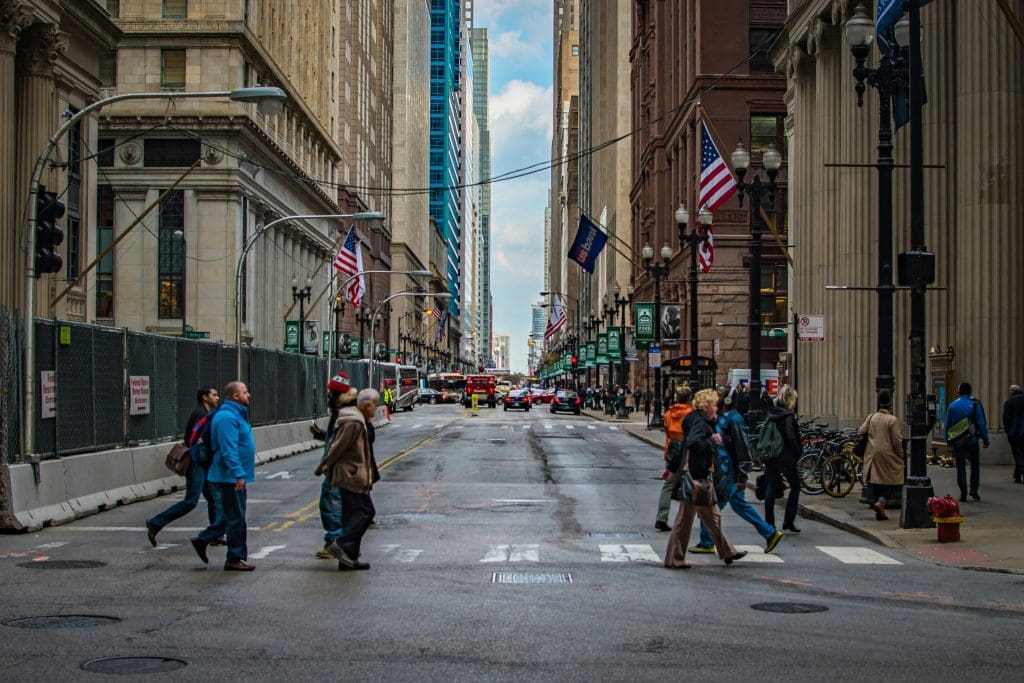
#> input picture people.jpg, 1024 x 683 px
$ jupyter execute hog_ppldetect.ipynb
#> lines starting #> are read from the running program, lines starting #| are printed output that depends on the picture; after the words box and inside, x2 and y2 are one past the last pixel; in counts of white or black regions, pixels touching at a corner belong together
[cell 1]
import cv2
import matplotlib.pyplot as plt

# Load the image and convert it to grayscale
img = cv2.imread('people.jpg')
#> img is the input picture: shape (683, 1024, 3); mean B, G, R 80.2, 83.4, 84.5

hog = cv2.HOGDescriptor()
hog.setSVMDetector(cv2.HOGDescriptor_getDefaultPeopleDetector())

# Detect people in the image
locations, confidence = hog.detectMultiScale(img)
#> locations = [[924, 369, 82, 165], [637, 356, 121, 242], [164, 354, 120, 240], [726, 360, 106, 213], [292, 368, 118, 236]]; confidence = [2.32, 0.898, 2.24, 1.02, 1.22]

# Draw rectangles around the detected people
for (x, y, w, h) in locations:
    cv2.rectangle(img, (x, y), (x + w, y + h), (0, 0, 255), 5)
#> this loop made 5 passes
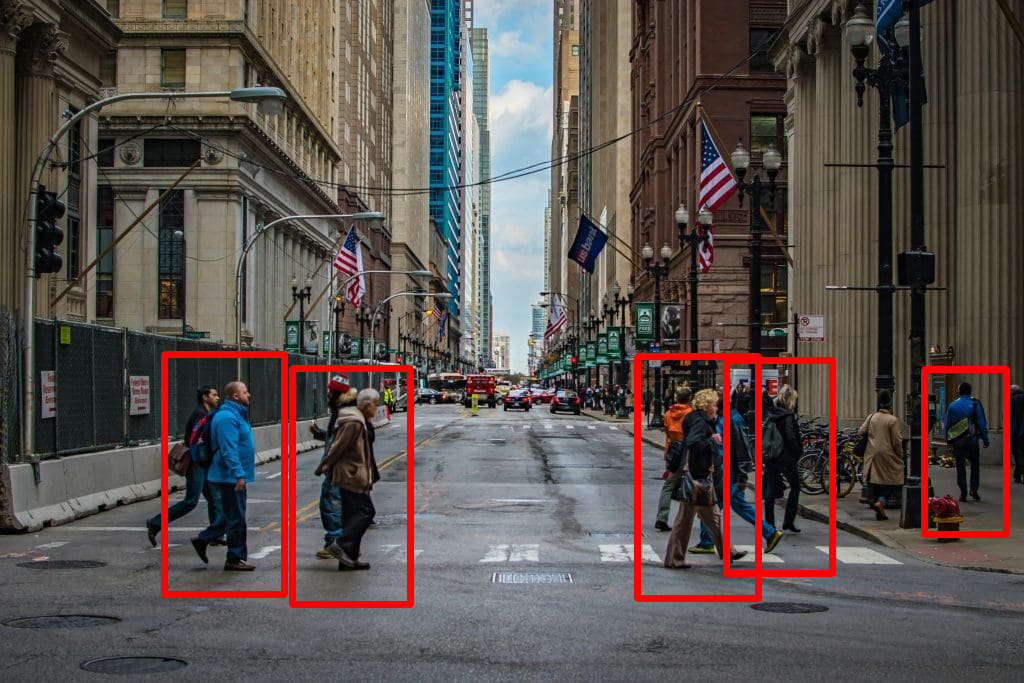
#> img: shape (683, 1024, 3); 3.25% of pixels changed, all inside (x1, y1, x2, y2) = (161, 351, 1010, 608)

# Display the image with detected people
plt.imshow(img)
